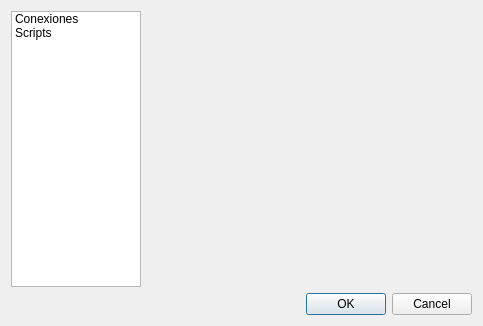
<?xml version="1.0" encoding="UTF-8"?>
<ui version="4.0">
 <class>PreferenciasDialog</class>
 <widget class="QDialog" name="PreferenciasDialog">
  <property name="geometry">
   <rect>
    <x>0</x>
    <y>0</y>
    <width>483</width>
    <height>326</height>
   </rect>
  </property>
  <property name="windowTitle">
   <string>MyAcolito - Preferencias</string>
  </property>
  <layout class="QVBoxLayout" name="verticalLayout_3">
   <item>
    <layout class="QHBoxLayout" name="horizontalLayout_2">
     <item>
      <widget class="QListWidget" name="listWidget">
       <property name="maximumSize">
        <size>
         <width>130</width>
         <height>16777215</height>
        </size>
       </property>
       <property name="iconSize">
        <size>
         <width>22</width>
         <height>22</height>
        </size>
       </property>
       <property name="spacing">
        <number>5</number>
       </property>
       <item>
        <property name="text">
         <string>Conexiones</string>
        </property>
        <property name="icon">
         <iconset resource="myResources.qrc">
          <normaloff>:/iconos/LogDialog/servidor</normaloff>:/iconos/LogDialog/servidor</iconset>
        </property>
       </item>
       <item>
        <property name="text">
         <string>Scripts</string>
        </property>
        <property name="icon">
         <iconset resource="myResources.qrc">
          <normaloff>:/iconos/MyAcolito/iconoScriptB</normaloff>:/iconos/MyAcolito/iconoScriptB</iconset>
        </property>
       </item>
      </widget>
     </item>
     <item>
      <widget class="QStackedWidget" name="stackedWidget">
       <property name="currentIndex">
        <number>1</number>
       </property>
       <widget class="QWidget" name="page">
        <layout class="QVBoxLayout" name="verticalLayout_2">
         <item>
          <widget class="QGroupBox" name="groupBox">
           <property name="title">
            <string/>
           </property>
           <layout class="QVBoxLayout" name="verticalLayout">
            <item>
             <layout class="QHBoxLayout" name="horizontalLayout">
              <property name="spacing">
               <number>0</number>
              </property>
              <item>
               <widget class="QComboBox" name="conexionesComboBox">
                <property name="sizePolicy">
                 <sizepolicy hsizetype="Preferred" vsizetype="Preferred">
                  <horstretch>0</horstretch>
                  <verstretch>0</verstretch>
                 </sizepolicy>
                </property>
               </widget>
              </item>
              <item>
               <widget class="QToolButton" name="addConexionButton">
                <property name="toolTip">
                 <string>Crea una nueva conexion</string>
                </property>
                <property name="text">
                 <string/>
                </property>
                <property name="icon">
                 <iconset resource="myResources.qrc">
                  <normaloff>:/iconos/LogDialog/add</normaloff>:/iconos/LogDialog/add</iconset>
                </property>
                <property name="iconSize">
                 <size>
                  <width>22</width>
                  <height>22</height>
                 </size>
                </property>
               </widget>
              </item>
              <item>
               <widget class="QToolButton" name="removeConexionButton">
                <property name="toolTip">
                 <string>Borra la conexion seleccionada</string>
                </property>
                <property name="text">
                 <string/>
                </property>
                <property name="icon">
                 <iconset resource="myResources.qrc">
                  <normaloff>:/iconos/MyAcolito/iconos/remove.png</normaloff>:/iconos/MyAcolito/iconos/remove.png</iconset>
                </property>
                <property name="iconSize">
                 <size>
                  <width>22</width>
                  <height>22</height>
                 </size>
                </property>
               </widget>
              </item>
             </layout>
            </item>
            <item>
             <widget class="Line" name="line">
              <property name="orientation">
               <enum>Qt::Horizontal</enum>
              </property>
             </widget>
            </item>
            <item>
             <layout class="QGridLayout" name="gridLayout">
              <item row="0" column="0">
               <widget class="QLabel" name="label">
                <property name="text">
                 <string>Conexión:</string>
                </property>
               </widget>
              </item>
              <item row="0" column="1" colspan="2">
               <widget class="QLineEdit" name="conexionNameLine"/>
              </item>
              <item row="1" column="0">
               <widget class="QLabel" name="label_2">
                <property name="text">
                 <string>Host:</string>
                </property>
               </widget>
              </item>
              <item row="1" column="1" colspan="2">
               <widget class="QLineEdit" name="conexionHostLine"/>
              </item>
              <item row="2" column="0">
               <widget class="QLabel" name="label_3">
                <property name="text">
                 <string>Puerto:</string>
                </property>
               </widget>
              </item>
              <item row="2" column="1">
               <widget class="QSpinBox" name="conexionPortSpinBox">
                <property name="minimum">
                 <number>1</number>
                </property>
                <property name="maximum">
                 <number>9999999</number>
                </property>
                <property name="value">
                 <number>3306</number>
                </property>
               </widget>
              </item>
              <item row="2" column="2">
               <spacer name="horizontalSpacer">
                <property name="orientation">
                 <enum>Qt::Horizontal</enum>
                </property>
                <property name="sizeHint" stdset="0">
                 <size>
                  <width>138</width>
                  <height>20</height>
                 </size>
                </property>
               </spacer>
              </item>
             </layout>
            </item>
            <item>
             <layout class="QHBoxLayout" name="horizontalLayout_3">
              <item>
               <spacer name="horizontalSpacer_2">
                <property name="orientation">
                 <enum>Qt::Horizontal</enum>
                </property>
                <property name="sizeHint" stdset="0">
                 <size>
                  <width>40</width>
                  <height>20</height>
                 </size>
                </property>
               </spacer>
              </item>
              <item>
               <widget class="IntCheckBox" name="conexionDefaultCheckBox">
                <property name="text">
                 <string>Conexion por defecto</string>
                </property>
               </widget>
              </item>
             </layout>
            </item>
           </layout>
          </widget>
         </item>
         <item>
          <spacer name="verticalSpacer">
           <property name="orientation">
            <enum>Qt::Vertical</enum>
           </property>
           <property name="sizeHint" stdset="0">
            <size>
             <width>20</width>
             <height>111</height>
            </size>
           </property>
          </spacer>
         </item>
        </layout>
       </widget>
       <widget class="QWidget" name="page_2">
        <layout class="QVBoxLayout" name="verticalLayout_4">
         <property name="spacing">
          <number>0</number>
         </property>
         <property name="leftMargin">
          <number>0</number>
         </property>
         <property name="topMargin">
          <number>0</number>
         </property>
         <property name="rightMargin">
          <number>0</number>
         </property>
         <property name="bottomMargin">
          <number>0</number>
         </property>
         <item>
          <widget class="SMContainerWidget" name="scriptContainer" native="true"/>
         </item>
        </layout>
       </widget>
      </widget>
     </item>
    </layout>
   </item>
   <item>
    <widget class="QDialogButtonBox" name="buttonBox">
     <property name="orientation">
      <enum>Qt::Horizontal</enum>
     </property>
     <property name="standardButtons">
      <set>QDialogButtonBox::Cancel|QDialogButtonBox::Ok</set>
     </property>
    </widget>
   </item>
  </layout>
 </widget>
 <customwidgets>
  <customwidget>
   <class>IntCheckBox</class>
   <extends>QCheckBox</extends>
   <header>../Componentes/intcheckbox.h</header>
  </customwidget>
  <customwidget>
   <class>SMContainerWidget</class>
   <extends>QWidget</extends>
   <header location="global">../SManager/smcontainerwidget.h</header>
   <container>1</container>
  </customwidget>
 </customwidgets>
 <resources>
  <include location="myResources.qrc"/>
  <include location="myResources.qrc"/>
 </resources>
 <connections>
  <connection>
   <sender>buttonBox</sender>
   <signal>accepted()</signal>
   <receiver>PreferenciasDialog</receiver>
   <slot>accept()</slot>
   <hints>
    <hint type="sourcelabel">
     <x>248</x>
     <y>254</y>
    </hint>
    <hint type="destinationlabel">
     <x>157</x>
     <y>274</y>
    </hint>
   </hints>
  </connection>
  <connection>
   <sender>buttonBox</sender>
   <signal>rejected()</signal>
   <receiver>PreferenciasDialog</receiver>
   <slot>reject()</slot>
   <hints>
    <hint type="sourcelabel">
     <x>316</x>
     <y>260</y>
    </hint>
    <hint type="destinationlabel">
     <x>286</x>
     <y>274</y>
    </hint>
   </hints>
  </connection>
 </connections>
</ui>
